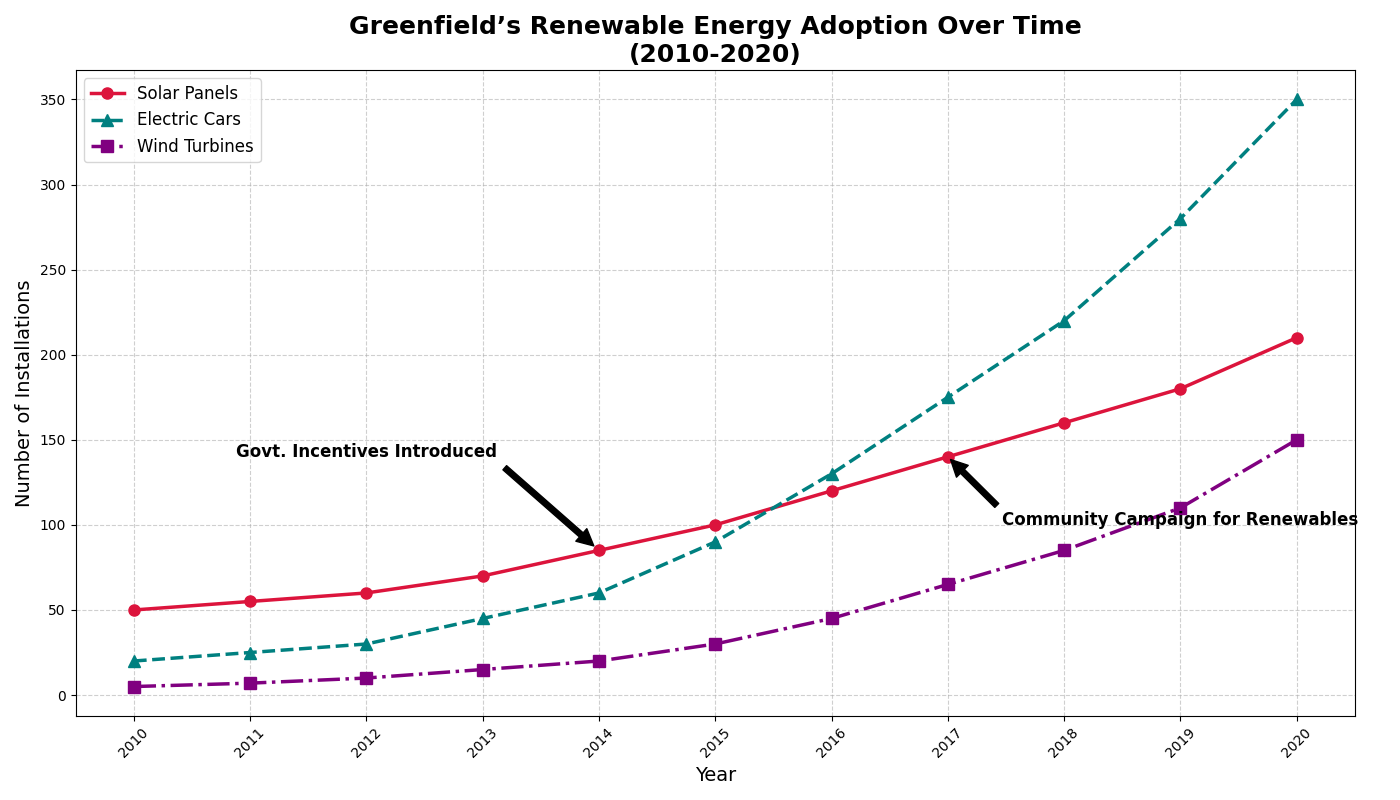

Reproduce this figure in Python.
import matplotlib.pyplot as plt
import numpy as np

years = np.arange(2010, 2021)

solar_panels = [50, 55, 60, 70, 85, 100, 120, 140, 160, 180, 210]
electric_cars = [20, 25, 30, 45, 60, 90, 130, 175, 220, 280, 350]
wind_turbines = [5, 7, 10, 15, 20, 30, 45, 65, 85, 110, 150]

fig, ax = plt.subplots(figsize=(14, 8))

ax.plot(years, solar_panels, marker='o', linestyle='-', color='crimson', linewidth=2.5, markersize=8, label='Solar Panels')
ax.plot(years, electric_cars, marker='^', linestyle='--', color='teal', linewidth=2.5, markersize=8, label='Electric Cars')
ax.plot(years, wind_turbines, marker='s', linestyle='-.', color='purple', linewidth=2.5, markersize=8, label='Wind Turbines')

ax.grid(True, linestyle='--', alpha=0.6)
ax.set_title('Greenfield’s Renewable Energy Adoption Over Time\n(2010-2020)', fontsize=18, fontweight='bold')
ax.set_xlabel('Year', fontsize=14)
ax.set_ylabel('Number of Installations', fontsize=14)
ax.legend(loc='upper left', fontsize=12)

ax.annotate('Govt. Incentives Introduced', xy=(2014, 85), xytext=(2012, 140),
            arrowprops=dict(facecolor='black', shrink=0.05),
            fontsize=12, ha='center', fontweight='bold')
ax.annotate('Community Campaign for Renewables', xy=(2017, 140), xytext=(2019, 100),
            arrowprops=dict(facecolor='black', shrink=0.05),
            fontsize=12, ha='center', fontweight='bold')

plt.xticks(years, rotation=45)
plt.tight_layout()
plt.show()
